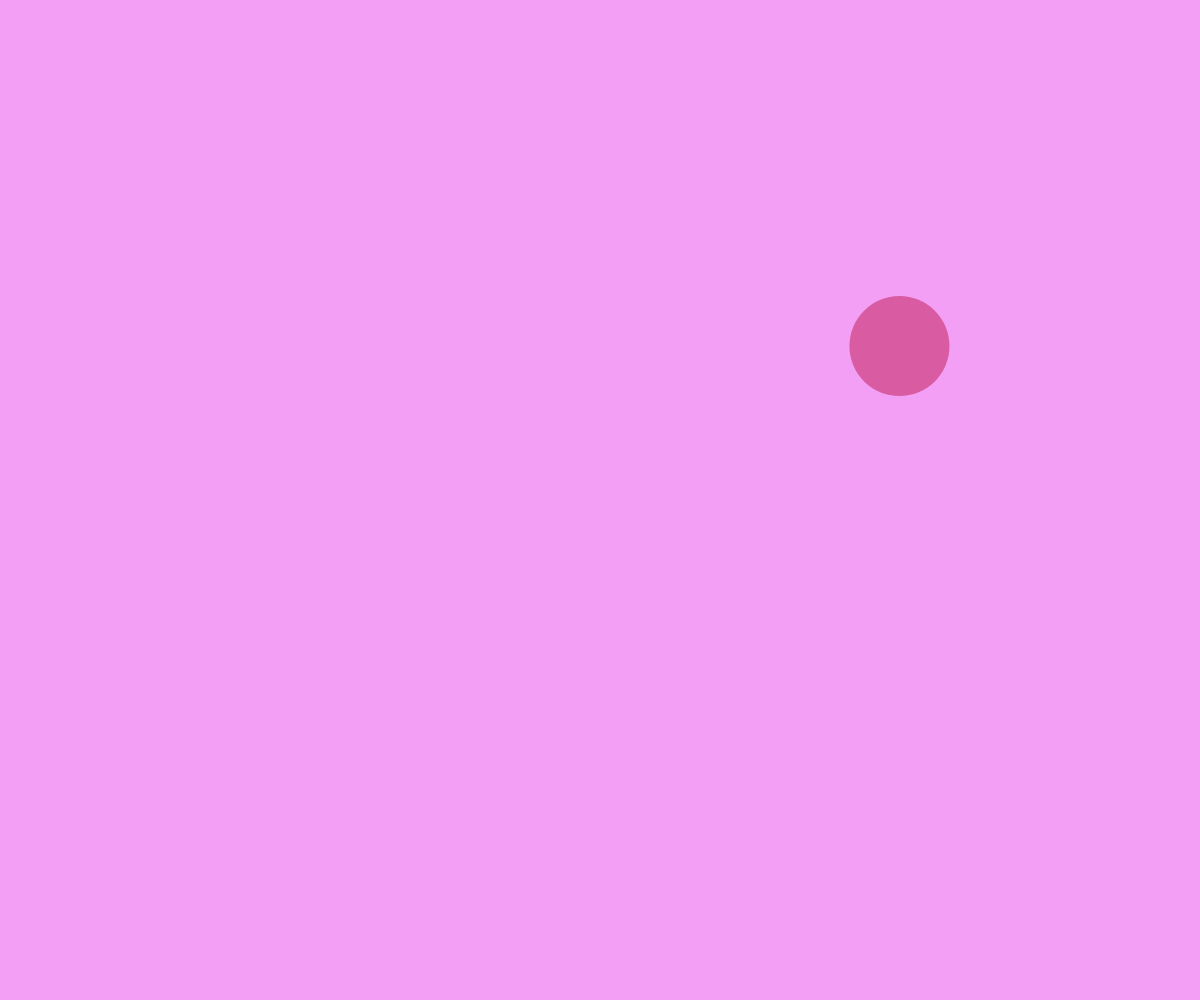
Frame 1 (no input)
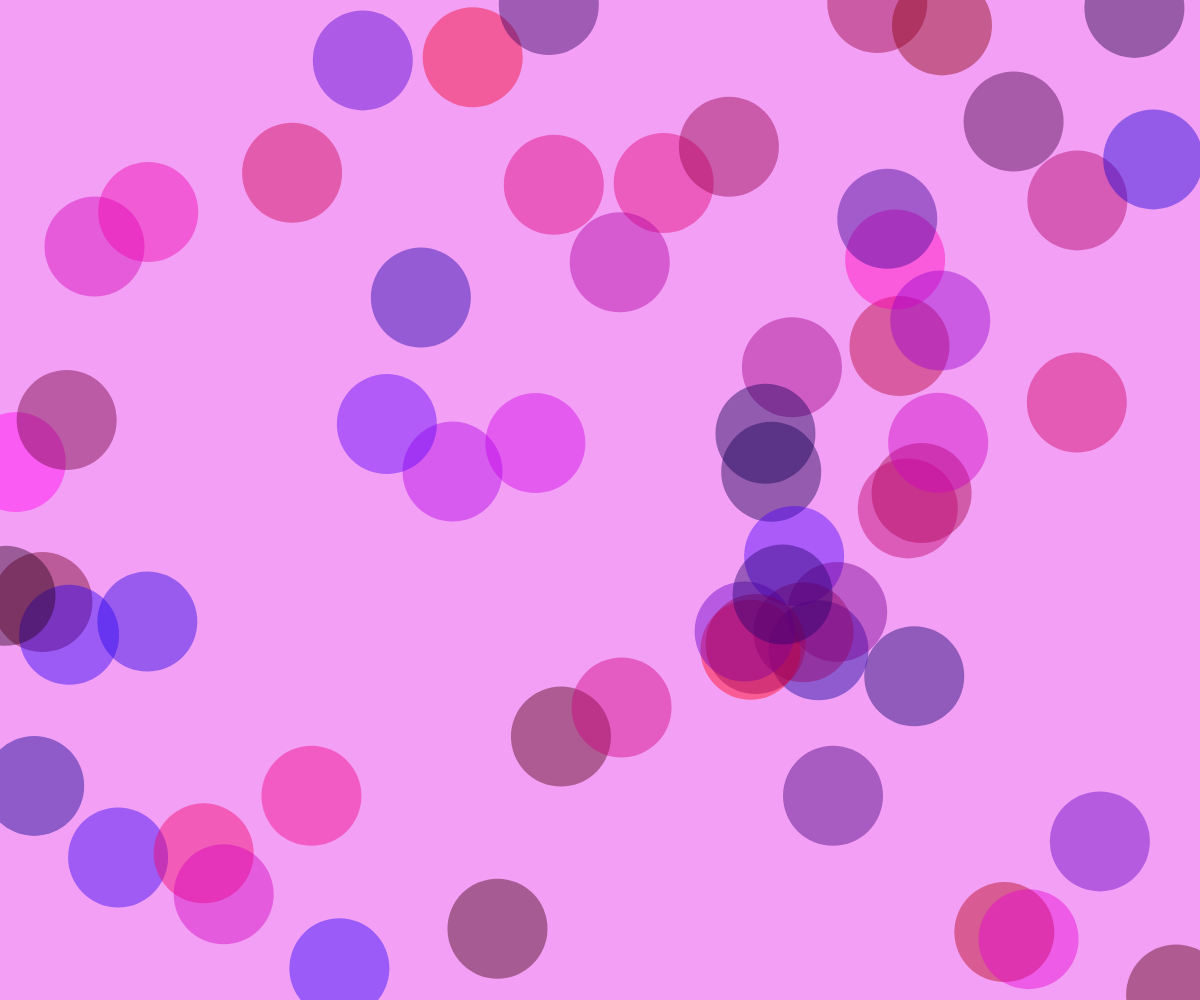
Frame 60 (no input)
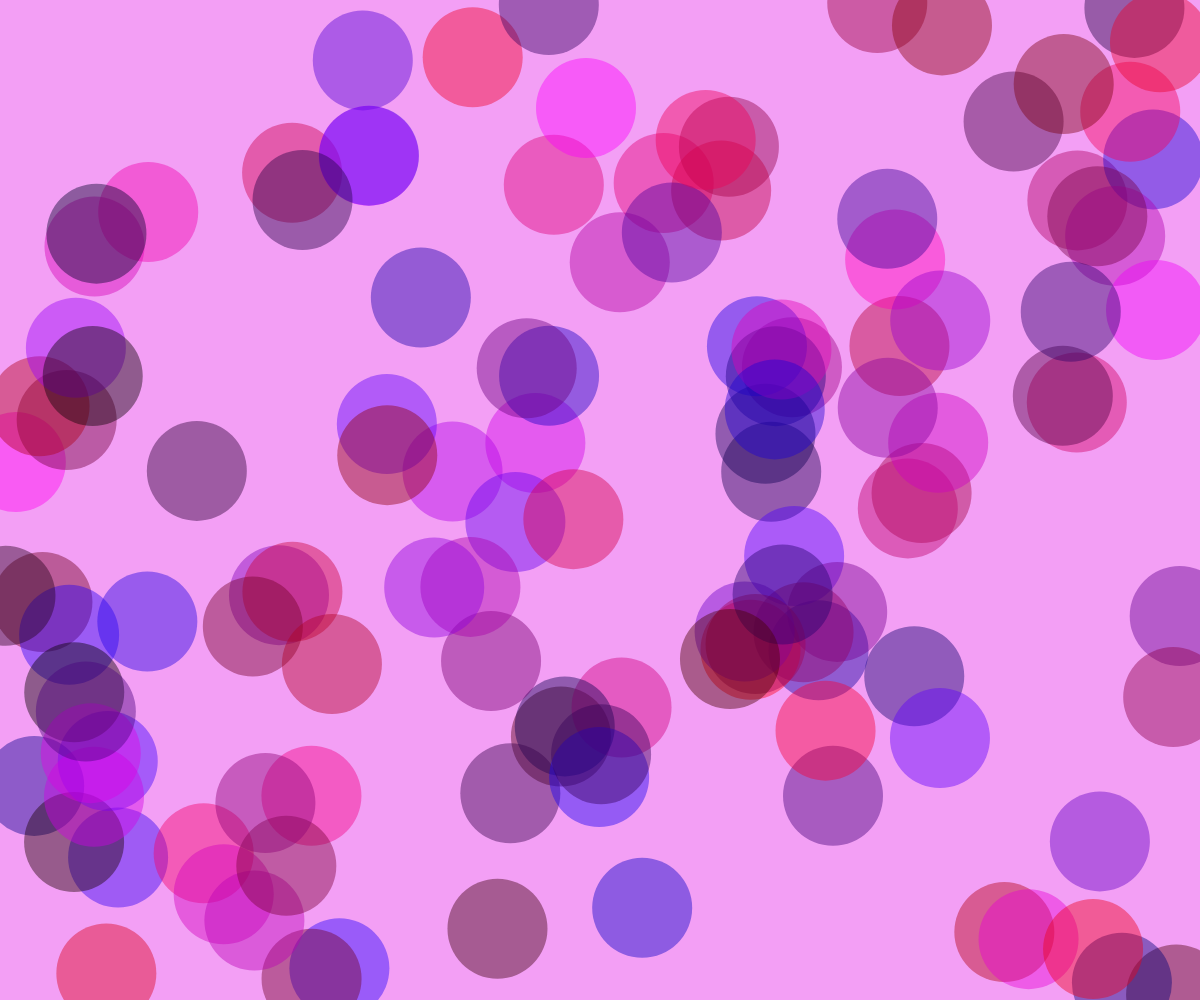
Frame 120 (the mouse pressed at the canvas centre since frame 60)

The p5.js sketch that drew these frames (run headless with seeded random() and noise() and a simulated clock; from frame 60 on, the mouse is pressed at the canvas centre):

// p5.js sketch
// ── sketch.js
/*
Date 11-10-2021

In this tutorial, you will learn about random function of P5.js
*/

const canvas_X = window.innerWidth;
const canvas_Y = window.innerHeight;
let random_value, r, g, b, alpha, X_axis, Y_axis;

function setup() {
  createCanvas(canvas_X,canvas_Y);
  background("#f39ff5");
}



function draw()
{

  r = random(255);
  g = 0;
  //! g = random(255);
  b = random(255);

  alpha = 110;
  //! alpha = random(20, 150);
  
  X_axis = random(canvas_X);
  Y_axis = random(canvas_Y);


  fill(r, g, b, alpha);
  noStroke();
  ellipse(X_axis,Y_axis,(50, 100));
  
}
